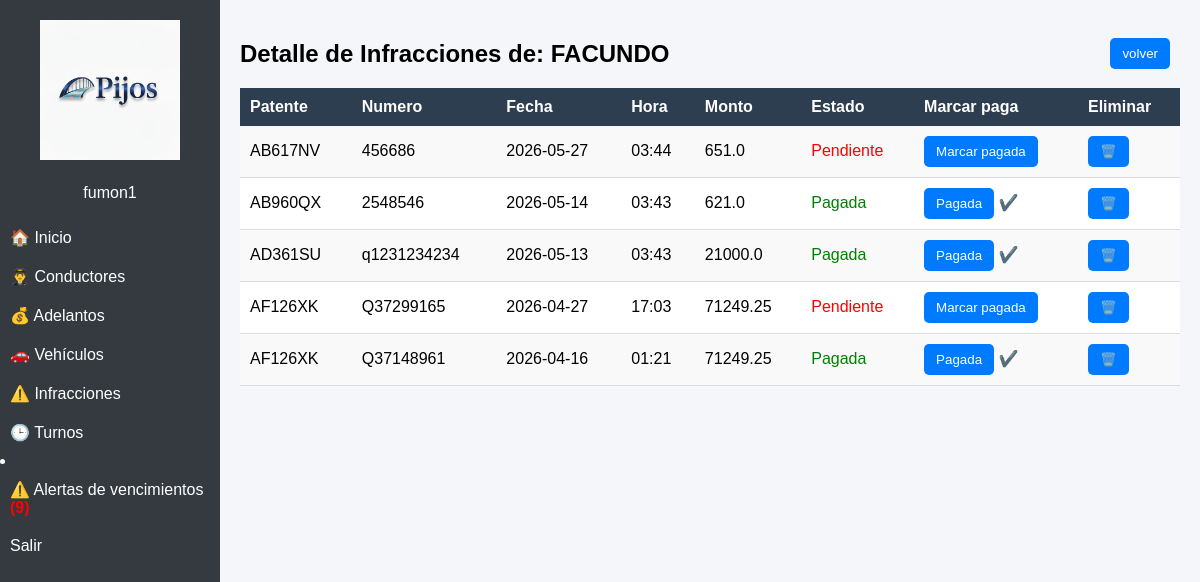
Page /infracciones_conductor/1 (signed in) on the committed database.
### tables this page shows
CREATE TABLE conductores (
            id INTEGER PRIMARY KEY AUTOINCREMENT,
            nombre TEXT,
            dni TEXT,
            licencia_vencimiento TEXT,
            cbu TEXT,
            licencia_frente TEXT,
            licencia_dorso TEXT,
            dni_frente TEXT,
            dni_dorso TEXT,
            contrato TEXT        
        );

CREATE TABLE infracciones (
            id INTEGER PRIMARY KEY AUTOINCREMENT,
            numero TEXT,
            vehiculo_id INTEGER,
            conductor_id INTEGER,
            fecha TEXT,
            hora TEXT,
            jurisdiccion TEXT, -- capital / provincia
            monto REAL,
            fecha_vencimiento TEXT,
            estado TEXT,
            hash_unico TEXT,
            fecha_carga TEXT,
            pagada INTEGER DEFAULT 0,   
            FOREIGN KEY (vehiculo_id) REFERENCES vehiculos(id),
            FOREIGN KEY (conductor_id) REFERENCES conductores(id)
        );

CREATE TABLE vehiculos (
            id INTEGER PRIMARY KEY AUTOINCREMENT,
            auto TEXT,
            patente TEXT,
            modelo TEXT,
            vtv TEXT,
            remis TEXT,  
            gnc TEXT,
            tubo TEXT                          
        );

### app.py (the view, shortened to what this page needs)
@app.route('/infracciones_conductor/<int:conductor_id>')
@login_requerido
def infracciones_conductor(conductor_id):
    conn = sqlite3.connect('empresa.db')
    conn.row_factory = sqlite3.Row
    cursor = conn.cursor()
    conductor = None
    if conductor_id != 0:
        cursor.execute("""
            SELECT nombre FROM conductores
            WHERE id = ?""", (conductor_id,))
        conductor = cursor.fetchone()
    if conductor_id == 0:
        cursor.execute("""
            SELECT
                i.id,
                i.fecha,
                i.hora,
                i.monto,
                i.fecha_vencimiento,
                i.pagada,
                v.patente,
                i.numero,
                i.vehiculo_id
            FROM infracciones i
            JOIN vehiculos v ON i.vehiculo_id = v.id
            WHERE i.conductor_id IS NULL
            ORDER BY i.fecha DESC, i.hora DESC
        """)
        nombre = "Sin asignar"
    else:
        cursor.execute("""
            SELECT
                i.id,
                i.fecha,
                i.hora,
                i.monto,
                i.fecha_vencimiento,
                i.pagada,
                v.patente,
                i.numero,
                i.vehiculo_id
            FROM infracciones i
            JOIN vehiculos v ON i.vehiculo_id = v.id
            WHERE i.conductor_id = ?
            ORDER BY i.fecha DESC, i.hora DESC
        """, (conductor_id,))
        nombre = conductor["nombre"] if conductor else "Sin asignar"
    infracciones = cursor.fetchall()
    infracciones_final = []
    for i in infracciones:
        i = dict(i)
        infracciones_final.append(i)
    cursor.execute("""
        SELECT id, nombre
        FROM conductores
        ORDER BY nombre
""")
    conductores = cursor.fetchall()
    conn.close()
    return render_template(
        "infracciones_detalle.html",
        infracciones=infracciones_final,
        conductor_id=conductor_id,
        nombre=nombre,
        es_sin_asignar=(conductor_id == 0),
        conductores=conductores
    )

### app.py (called while the page is built)
def login_requerido(f):
    @wraps(f)
    def funcion_protegida(*args, **kwargs):
        if "usuario" not in session:
            return redirect("/login")
        return f(*args, **kwargs)
    return funcion_protegida

### templates/infracciones_detalle.html (shortened to what this page needs)
{% extends "layout.html" %}
{% block content %}
<div style="display: flex; justify-content: space-between; align-items: center; ">
    <h2>Detalle de Infracciones de: {{ nombre }}</h2>
    <div style="text-align: right; padding: 10px;" >
        <a href="/infracciones_asignadas">
            <button>volver</button>
        </a>
    </div>
</div>
<table>
    <tr>
        <th>Patente</th>
        <th>Numero</th>
        <th>Fecha</th>
        <th>Hora</th>
        <th>Monto</th>
        <th>Estado</th>
        <th>Marcar paga</th>
        <th>Eliminar</th>
    </tr>
    {% for i in infracciones %}
    <tr>
        <td>{{ i.patente }}</td>
        <td>{{ i.numero }}</td>
        <td>{{ i.fecha }}</td>
        <td>{{ i.hora }}</td>
        <td>{{ i.monto }}</td>
        <td>
            {% if i.pagada %}
                <span style="color:green;">Pagada</span>
            {% else %}
                <span style="color:red;">Pendiente</span>
            {% endif %}
        </td>
        <td>
        {% if not i.pagada  %}
            <form method="POST" action="{{ url_for('marcar_pagada', id=i.id) }}">
                <button type="submit">Marcar pagada</button>
            </form>
        {% else %}
            <button disabled style="opacity: 0,5;">Pagada</button>
            ✔️
        {% endif %}
      </td>
        <td>
            <a href="/eliminar_infraccion/{{ i.id }}">
                <button>🗑️</button>
            </a>
        </td>
    </tr>
    {% endfor %}
</table>
{% endblock %}

### templates/layout.html (style rules this page uses)
body { margin: 0; font-family: Arial; background-color: #f4f6f9; }
table { width: 100%; border-collapse: collapse; background: white; }
th { background: #2c3e50; color: white; padding: 10px; text-align: left; }
td { padding: 10px; border-bottom: 1px solid #ddd; }
tr:nth-child(even) { background: #f9f9f9; }
button { padding: 8px 12px; background: #007bff; color: white; border: none; border-radius: 5px; cursor: pointer; }

### rows in the picture
conductores: nombre "FACUNDO"
infracciones: patente "AB617NV", numero "456686", fecha "2026-05-27", hora "03:44", monto "651.0", pagada "Pendiente"
infracciones: patente "AB960QX", numero "2548546", fecha "2026-05-14", hora "03:43", monto "621.0", pagada "Pagada"
infracciones: patente "AD361SU", numero "q1231234234", fecha "2026-05-13", hora "03:43", monto "21000.0", pagada "Pagada"
infracciones: patente "AF126XK", numero "Q37299165", fecha "2026-04-27", hora "17:03", monto "71249.25", pagada "Pendiente"
infracciones: patente "AF126XK", numero "Q37148961", fecha "2026-04-16", hora "01:21", monto "71249.25", pagada "Pagada"

### other values in the picture
{{ session["usuario"] }} "fumon1"
{{ alertas_total }} "9"
